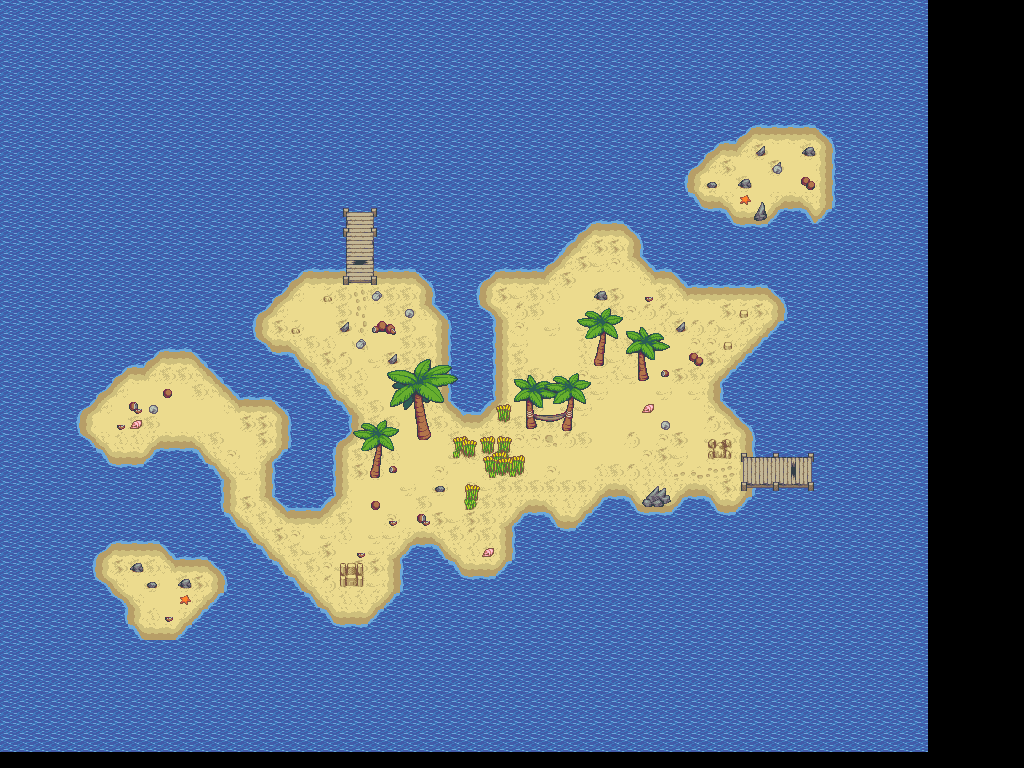

This is a level from a 2D game, rendered from its Tiled map with the project's own tilesets. A one-line summary and the map file follow, with tile-layer data summarised:
An orthogonal 64x48 tile map with 16x16 px tiles, 3 tile layers (Ground, Fringe, Over) and 3 objects (start, exit, rest).

<map version="1.2" tiledversion="1.2.1" orientation="orthogonal" renderorder="right-down" width="64" height="48" tilewidth="16" tileheight="16" infinite="0" nextlayerid="11" nextobjectid="8">
 <tileset firstgid="1" source="beach_tileset.tsx" />
 <layer id="8" name="Ground" width="64" height="48">
  <data>[3072 cells, 2726 non-empty, 62 distinct tile ids]</data>
 </layer>
 <layer id="9" name="Fringe" width="64" height="48">
  <data>[3072 cells, 81 non-empty, 63 distinct tile ids]</data>
 </layer>
 <layer id="10" name="Over" width="64" height="48">
  <data>[3072 cells, 69 non-empty, 58 distinct tile ids]</data>
 </layer>
 <objectgroup id="4" name="Objects">
  <object id="1" name="Starting Point" type="start" x="794.667" y="471.667">
   <point />
  </object>
  <object id="5" name="Exit" type="exit" x="336" y="208" width="48" height="48" />
  <object id="7" name="Resting Spot" type="rest" x="528" y="416" width="48" height="16" />
 </objectgroup>
</map>
